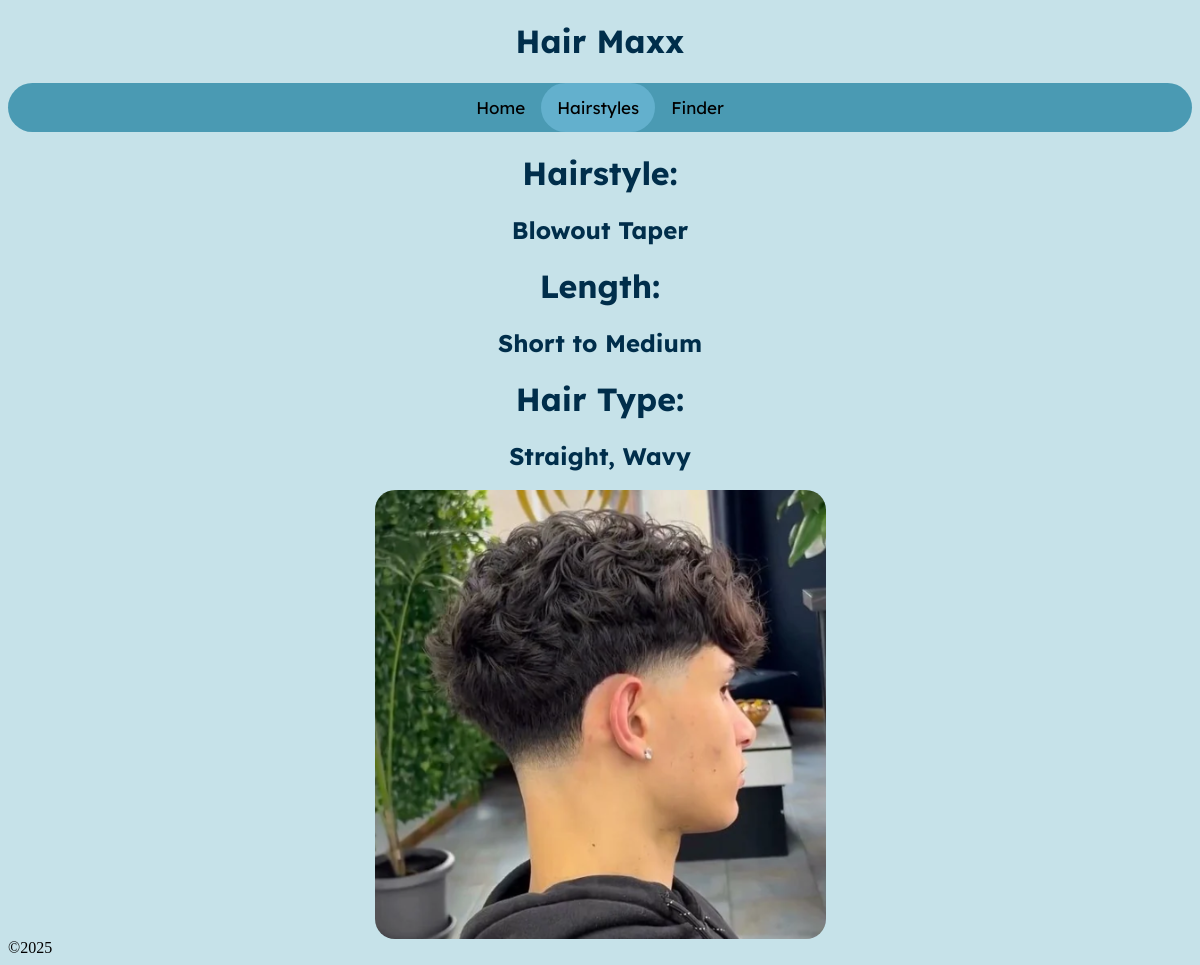
Screenshot of /hairstyle/4 with the database file from the repository.
### tables this page shows
CREATE TABLE Hairstyles (hairstyle_id INTEGER PRIMARY KEY AUTOINCREMENT, hairstyle_name TEXT NOT NULL, hair_type TEXT, hairstyle_length TEXT, image_id INTEGER REFERENCES Images (image_id), faceshape_id INTEGER REFERENCES Faceshapes (faceshape_id));

CREATE TABLE Images (image_id INTEGER PRIMARY KEY AUTOINCREMENT, image_url TEXT);

### routes.py (the view)
@app.route("/hairstyle/<int:id>")
def hairstyle(id):
    conn = sqlite3.connect('Hairstyles.db')
    cur = conn.cursor()
    cur.execute("""
        SELECT h.hairstyle_id, h.hairstyle_name, h.hairstyle_length, h.hair_type, i.image_url
        FROM Hairstyles h
        LEFT JOIN Images i ON i.image_id = h.image_id
        WHERE h.hairstyle_id = ?
    """, (id,))
    hairstyle = cur.fetchone()
    print(hairstyle)
    conn.close()
    title = 'Hairstyle - ' + str(hairstyle[1])
    return render_template('hairstyles.html', title=title, hairstyle=hairstyle)

### templates/hairstyles.html
{% extends 'layout.html' %}
{% block content %}
<div class="topnav">
    <a href="/">Home</a>
    <a class="active" href="/all_hairstyles">Hairstyles</a>
    <a href="/faceshapes">Finder</a>
</div>
<h1>Hairstyle:</h1>
<h2>{{ hairstyle[1] }}</h2>
<h1>Length:</h1>
<h2>{{ hairstyle[2] }}</h2>
<h1>Hair Type:</h1>
<h2>{{ hairstyle[3] }}</h2>
{% if hairstyle[4] %}
  <img src="{{ url_for('static', filename='images/' + hairstyle[4]) }}">
{% else %}
  <p>No image found</p>
{% endif %}
{% endblock %}

### static/css/style.css (style rules this page uses)
body { background-color: #C6E2E9; }
h1 { color: #002e4b; font-family: "Lexend Deca" , sans-serif; text-align: center; }
h2 { color: #002e4b; font-family: "Lexend Deca" , sans-serif; text-align: center; }
a { color: #002e4b; font-family: "Lexend Deca" , sans-serif; text-align: center; }
.topnav { background-color: #4a9ab3; display: flex; justify-content: center; align-items: center; padding: 0; gap: 0; border-radius: 30px; }
.topnav a { display: inline-block; margin: 0; padding: 14px 16px; font-size: 17px; text-decoration: none; color: #000000; background-color: transparent; border-radius: 30px; }
.topnav a.active { background-color: #63b0cd; color: rgb(0, 0, 0); border-radius: 30px; }
img { display: block; margin-left: auto; margin-right: auto; max-width: 80%; height: auto; border-radius: 20px; }

### rows the page displays
Hairstyles: hairstyle_name "Blowout Taper", hairstyle_length "Short to Medium", hair_type "Straight, Wavy"
Images: image_url (picture)
